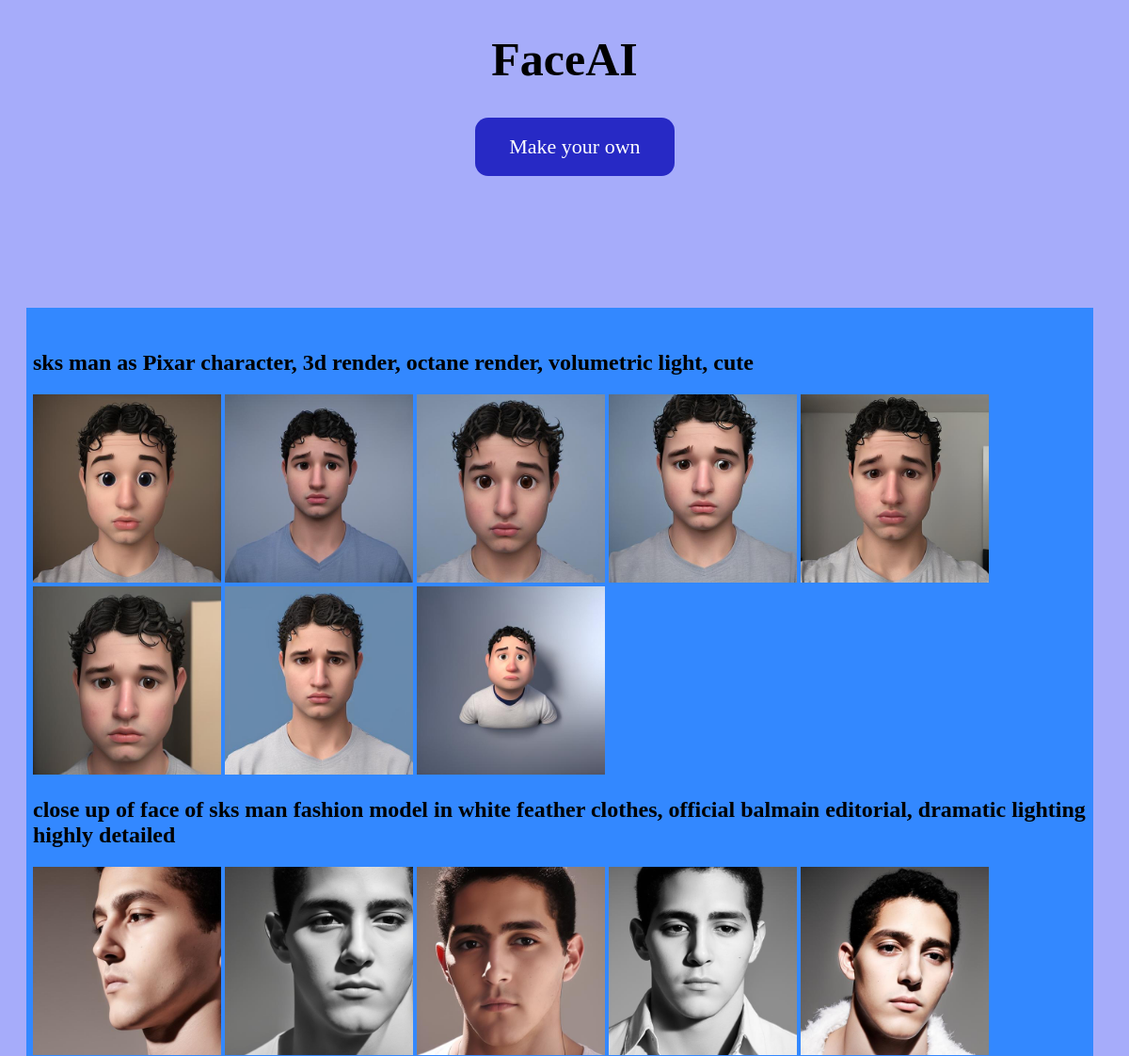
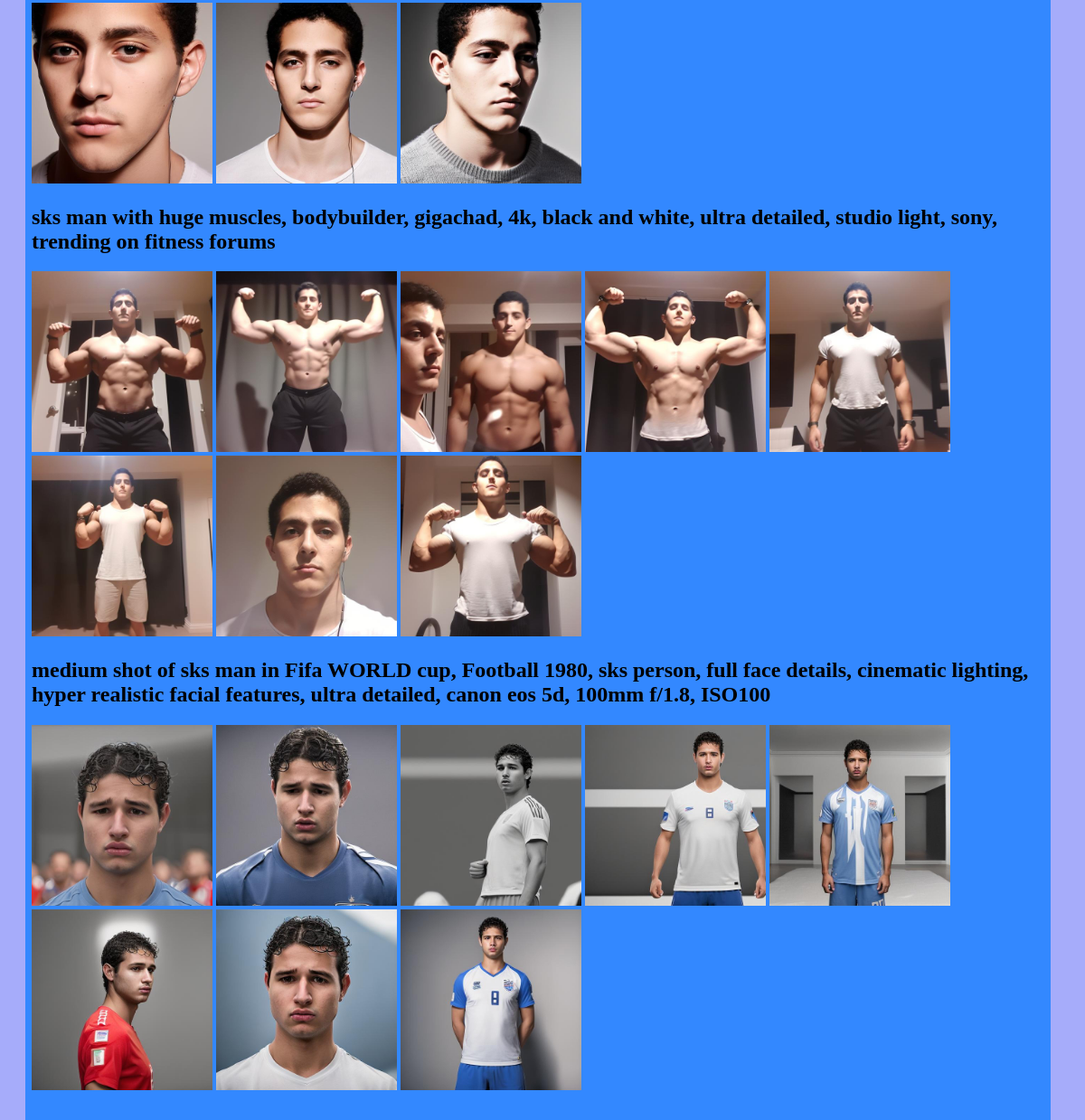
The page / on the database its author committed (2 pictures, top to bottom).
### faceai/models.py (models this page shows)
class AISession(models.Model):
    prompt = models.TextField()
    timestamp = models.DateTimeField('date created')
    def __str__(self):
        return f"{self.prompt, self.timestamp}"

class ResponseImage(models.Model):
    image = models.ImageField(upload_to='images/')
    session = models.ForeignKey(AISession, on_delete=models.CASCADE)
    def __str__(self):
        return f"{self.image, self.session}"

### faceai/views.py (the view)
# urls.py: path('', views.index, name='index'),
def index(request):
    response_image = ResponseImage.objects.all()
    sessions = [(aiSession, [image for image in response_image if image.session == aiSession]) for aiSession in AISession.objects.all()]
    print(sessions)
    return render(request, 'index.html', {'sessions': sessions})

### faceai/templates/index.html (shortened to what this page needs)
{% load static %}
<!DOCTYPE html>
<html>
<head>
</head>
    <h1> FaceAI </h1>
    <a class = "button" href="{% url 'upload' %}">Make your own</a>
<body>
    <div class="box">
        <table border="0" bgcolor="#3388FF"><tr><td colspan="3">&nbsp;</td></tr><tr><td></td><td>
            {% for session in sessions %}
                <h2> {{ session.0.prompt }} </h2>
                {% for image in session.1 %}
                    <img src="{{image.image.url}}" alt="Image">
                {% endfor %}
            {% endfor %}
            </td><td></td></tr><tr><td></td><td>
            </td><td></td></tr><tr><td colspan="3">&nbsp;</td></tr></table>
    </div>
</body>
</html>

### faceai/templates/index.html (style rules this page uses)
img { width: 200px; height: 200px; }
body { background-color: rgb(166, 172, 250); font-family: "Tahoma"; }
.box { top: 140px; left: 20px; margin-right: 50px; position: relative; }
h1 { font-size: 50px; color: rgb(0, 0, 0); text-align: center; }
.button { background-color: #2729c5; border: none; color: white; padding: 18px 36px; text-align: center; text-decoration: none; display: inline-block; font-size: 22px; border-radius: 14px; position: relative; left: 42%; }

### rows shown on the page
AISession: prompt "sks man as Pixar character, 3d render, octane render, volumetric light, cute"
ResponseImage: image (picture)
ResponseImage: image (picture)
ResponseImage: image (picture)
ResponseImage: image (picture)
ResponseImage: image (picture)
ResponseImage: image (picture)
ResponseImage: image (picture)
ResponseImage: image (picture)
AISession: prompt "close up of face of sks man fashion model in white feather clothes, official balmain editorial, dramatic lighting highly detailed"
ResponseImage: image (picture)
ResponseImage: image (picture)
ResponseImage: image (picture)
ResponseImage: image (picture)
ResponseImage: image (picture)
ResponseImage: image (picture)
ResponseImage: image (picture)
ResponseImage: image (picture)
AISession: prompt "sks man with huge muscles, bodybuilder, gigachad, 4k, black and white, ultra detailed, studio light, sony, trending on fitness forums"
ResponseImage: image (picture)
ResponseImage: image (picture)
ResponseImage: image (picture)
ResponseImage: image (picture)
ResponseImage: image (picture)
ResponseImage: image (picture)
ResponseImage: image (picture)
ResponseImage: image (picture)
AISession: prompt "medium shot of sks man in Fifa WORLD cup, Football 1980, sks person, full face details, cinematic lighting, hyper realistic facial features, ultra detailed, canon eos 5d, 100mm f/1.8, ISO100"
ResponseImage: image (picture)
ResponseImage: image (picture)
ResponseImage: image (picture)
ResponseImage: image (picture)
ResponseImage: image (picture)
ResponseImage: image (picture)
ResponseImage: image (picture)
ResponseImage: image (picture)
